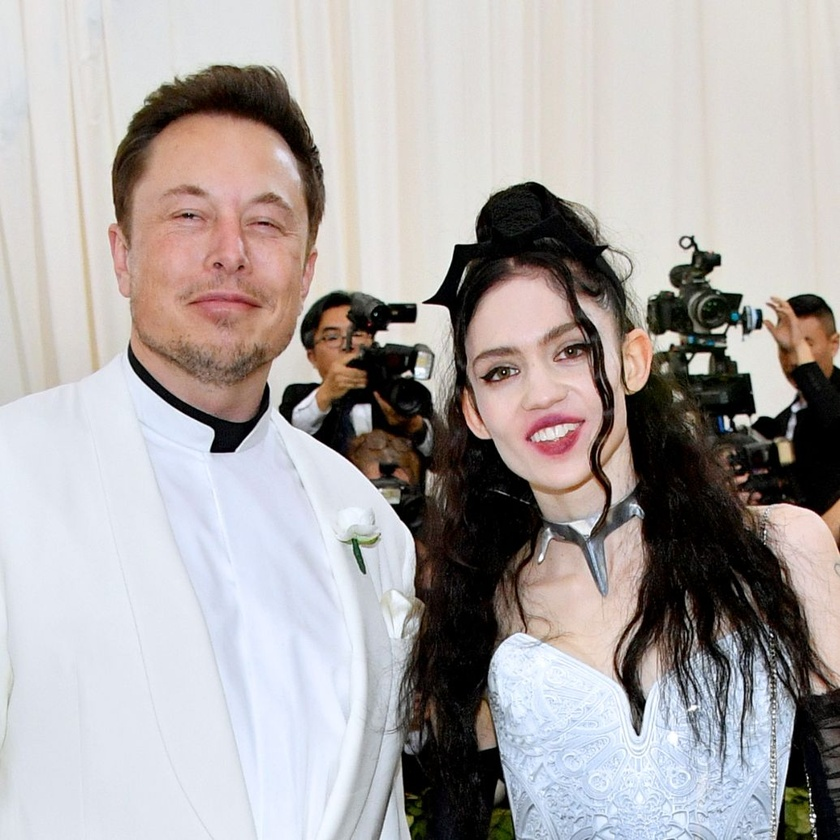
#> input picture chapter3/elon.jpg, 840 x 840 px, shrunk from 1035 x 1035 before the run
$ jupyter execute --allow-errors face-detect.ipynb
#> lines starting #> are read from the running program, lines starting #| are printed output that depends on the picture; after the words box and inside, x2 and y2 are one past the last pixel; in counts of white or black regions, pixels touching at a corner belong together
[cell 1]
import matplotlib.pyplot as plt
import cv2

[cell 2]
# 캐스케이드 파일 지정해서 검출기 생성하기
cascade_file = "haarcascade_frontalface_alt.xml"
cascade = cv2.CascadeClassifier(cascade_file)

# 이미지를 읽어 들이고 그레이스케일로 변환하기
img = cv2.imread("girl.jpg")
#> (the rest of this cell did not finish here and is left out)

#> (a cell that did not finish here is left out)

#> (a cell that did not finish here is left out)

#> (a cell that did not finish here is left out)

[cell 6]
# 이미지 출력하기
cv2.imwrite("face-detect.png", img)
#> (the rest of this cell did not finish here and is left out)

[cell 7]
# 캐스케이드 파일 지정해서 검출기 생성하기
cascade_file = "haarcascade_frontalface_alt.xml"
cascade = cv2.CascadeClassifier(cascade_file)

# 이미지를 읽어 들이고 그레이스케일로 변환하기
img = cv2.imread("elon.jpg")
#> img is the input picture: shape (840, 840, 3); mean B, G, R 165.5, 166.4, 172
img_gray = cv2.cvtColor(img, cv2.COLOR_BGR2GRAY)
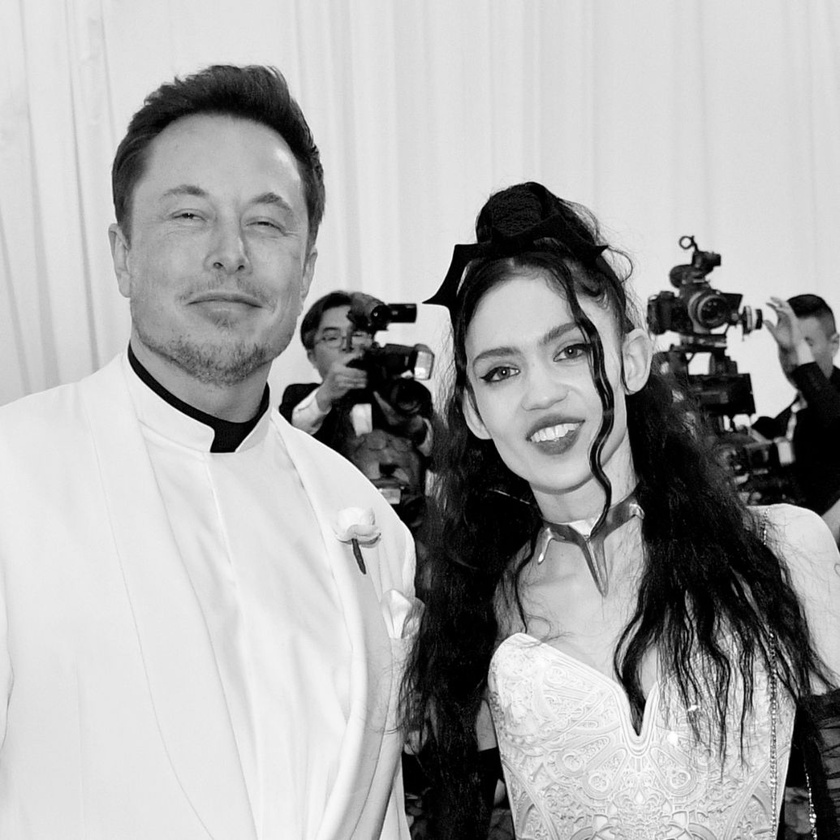
#> img_gray: shape (840, 840); min 0, max 255, mean 168

[cell 8]
# 얼굴 인식하기
face_list = cascade.detectMultiScale(img_gray, minSize=(150, 150))
#> face_list = [[121, 135, 213, 213], [442, 288, 194, 194]]

[cell 9]
# 결과 확인하기
if len(face_list) == 0:
    print("실패")
    quit()

[cell 10]
# 인식한 부분 표시하기
for (x, y, w, h) in face_list:
    print("얼굴의 좌표=", x, y, w, h)
    red = (0, 0, 255)
    cv2.rectangle(img, (x, y), (x+w, y+h), red, thickness=20)
#> this loop made 2 passes
#> (x, y, w, h, red) on passes 1 to 2: (121, 135, 213, 213, (0, 0, 255)), (442, 288, 194, 194, (0, 0, 255))
#| 얼굴의 좌표= 121 135 213 213
#| 얼굴의 좌표= 442 288 194 194
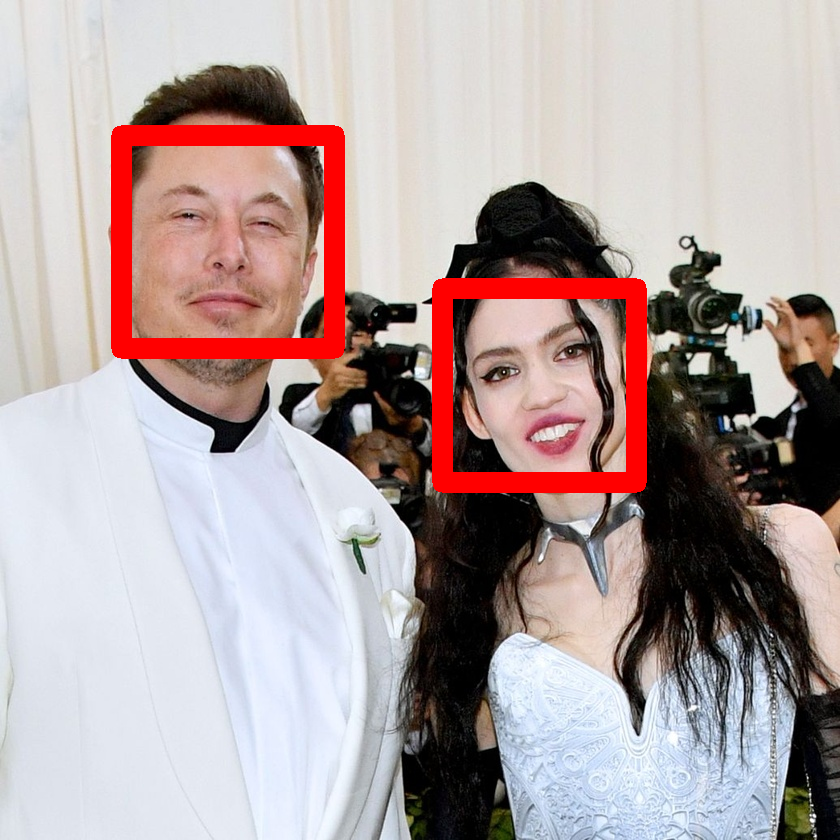
#> img: shape (840, 840, 3); 4.81% of pixels changed, all inside (x1, y1, x2, y2) = (111, 125, 647, 493)

[cell 11]
# 이미지 출력하기
cv2.imwrite("face-detect.png", img)
plt.imshow(cv2.cvtColor(img, cv2.COLOR_BGR2RGB))
plt.show()

$ run again, with chapter3/test.png saved as chapter3/elon.jpg
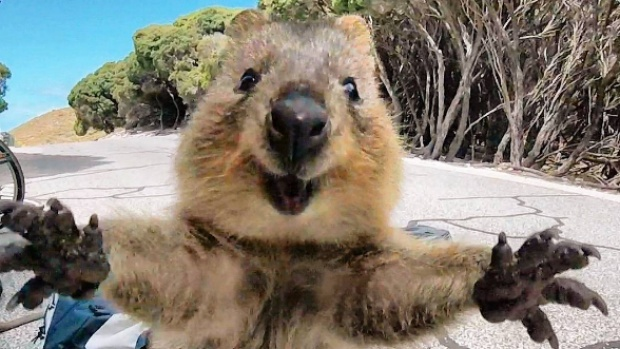
#> input picture chapter3/test.png, 620 x 349 px
#> img is the input picture: shape (349, 620, 3); mean B, G, R 115.9, 126.7, 133
#> `img_gray = cv2.cvtColor(img, cv2.COLOR_BGR2GRAY)`:
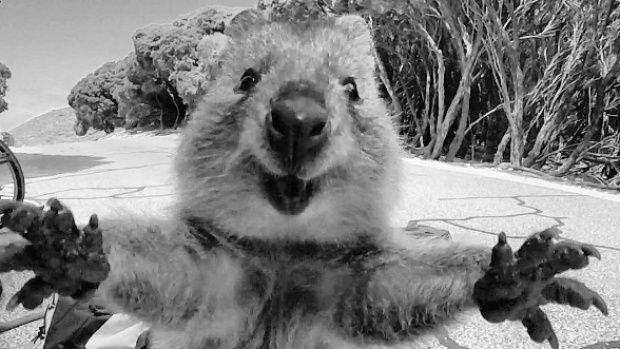
#> img_gray: shape (349, 620); min 0, max 253, mean 127.3
#> face_list = ()
